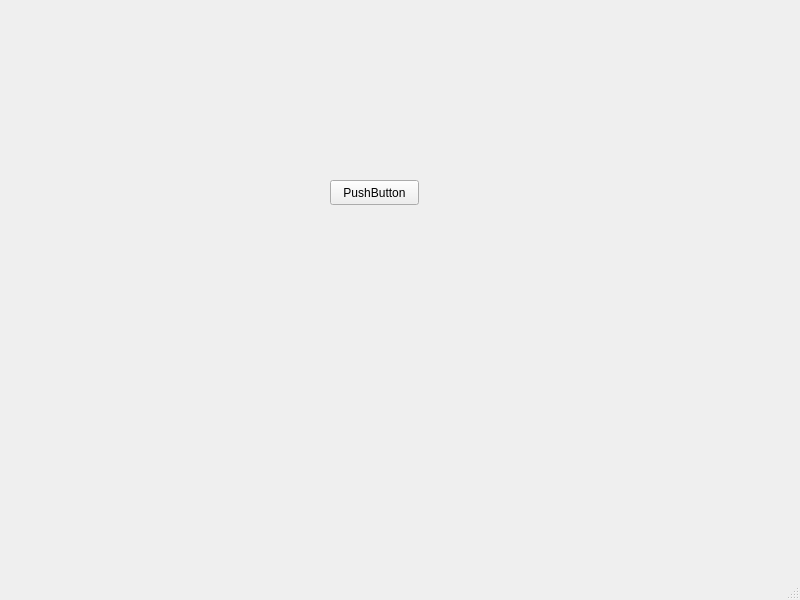
<?xml version="1.0" encoding="UTF-8"?>
<ui version="4.0">
 <class>MainWindow</class>
 <widget class="QMainWindow" name="MainWindow">
  <property name="geometry">
   <rect>
    <x>0</x>
    <y>0</y>
    <width>800</width>
    <height>600</height>
   </rect>
  </property>
  <property name="windowTitle">
   <string>MainWindow</string>
  </property>
  <widget class="QWidget" name="centralwidget">
   <widget class="QPushButton" name="pushButton">
    <property name="geometry">
     <rect>
      <x>330</x>
      <y>180</y>
      <width>89</width>
      <height>25</height>
     </rect>
    </property>
    <property name="text">
     <string>PushButton</string>
    </property>
   </widget>
  </widget>
  <widget class="QMenuBar" name="menubar">
   <property name="geometry">
    <rect>
     <x>0</x>
     <y>0</y>
     <width>800</width>
     <height>22</height>
    </rect>
   </property>
  </widget>
  <widget class="QStatusBar" name="statusbar"/>
 </widget>
 <resources/>
 <connections/>
</ui>
